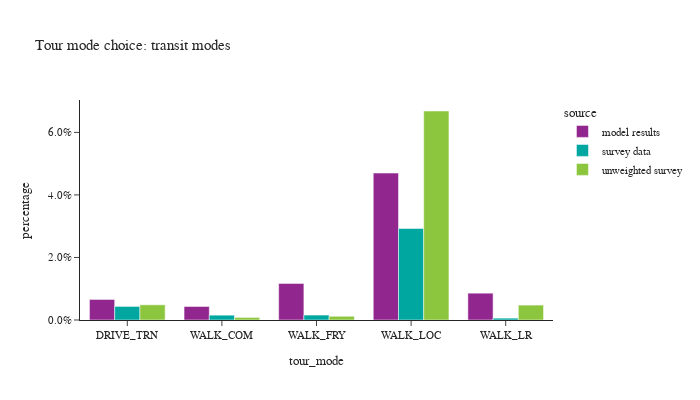

The code cell stored with this chart in its notebook:
### Code cell
# show only transit modes
df_plot = tour_data.groupby(['source','tour_mode'])['tour_weight'].sum().reset_index()
df_plot['percentage'] = df_plot.groupby(['source'], group_keys=False)['tour_weight']. \
    apply(lambda x: x / float(x.sum()))

fig = px.bar(df_plot.loc[df_plot['tour_mode'].isin(transit_modes)], x="tour_mode", y="percentage", color="source",barmode="group",
             title="Tour mode choice: transit modes")
fig.for_each_annotation(lambda a: a.update(text = a.text.split("=")[-1]))
fig.update_layout(height=400, width=700, yaxis=dict(tickformat=".1%"))
fig.show()

### Figure 1 — Plotly figure (JSON) as saved in the notebook; plotly's stock layout.template omitted (floating-point values rounded to 4 significant figures)
{"data": [{"alignmentgroup": "True", "hovertemplate": "source=model results<br>tour_mode=%{x}<br>percentage=%{y}<extra></extra>", "legendgroup": "model results", "marker": {"color": "#91268F", "pattern": {"shape": ""}}, "name": "model results", "offsetgroup": "model results", "orientation": "v", "showlegend": true, "textposition": "auto", "type": "bar", "x": ["DRIVE_TRN", "WALK_COM", "WALK_FRY", "WALK_LOC", "WALK_LR"], "xaxis": "x", "y": [0.006571, 0.004325, 0.0117, 0.04699, 0.00858], "yaxis": "y"}, {"alignmentgroup": "True", "hovertemplate": "source=survey data<br>tour_mode=%{x}<br>percentage=%{y}<extra></extra>", "legendgroup": "survey data", "marker": {"color": "#00A7A0", "pattern": {"shape": ""}}, "name": "survey data", "offsetgroup": "survey data", "orientation": "v", "showlegend": true, "textposition": "auto", "type": "bar", "x": ["DRIVE_TRN", "WALK_COM", "WALK_FRY", "WALK_LOC", "WALK_LR"], "xaxis": "x", "y": [0.004343, 0.001544, 0.001583, 0.02928, 0.0005967], "yaxis": "y"}, {"alignmentgroup": "True", "hovertemplate": "source=unweighted survey<br>tour_mode=%{x}<br>percentage=%{y}<extra></extra>", "legendgroup": "unweighted survey", "marker": {"color": "#8CC63E", "pattern": {"shape": ""}}, "name": "unweighted survey", "offsetgroup": "unweighted survey", "orientation": "v", "showlegend": true, "textposition": "auto", "type": "bar", "x": ["DRIVE_TRN", "WALK_COM", "WALK_FRY", "WALK_LOC", "WALK_LR"], "xaxis": "x", "y": [0.004859, 0.0008252, 0.001192, 0.06684, 0.004768], "yaxis": "y"}], "layout": {"barmode": "group", "height": 400, "legend": {"title": {"text": "source"}, "tracegroupgap": 0}, "title": {"text": "Tour mode choice: transit modes"}, "width": 700, "xaxis": {"anchor": "y", "domain": [0, 1], "title": {"text": "tour_mode"}}, "yaxis": {"anchor": "x", "domain": [0, 1], "tickformat": ".1%", "title": {"text": "percentage"}}}}
